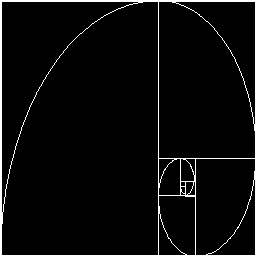
#> input picture OriginalCode/test.jpg, 256 x 256 px
$ python -i FeatureAnalysis.py   (imports and definitions only)   (older library calls are emulated)
#> lines starting #> are read from the running program, lines starting #| are printed output that depends on the picture; after the words box and inside, x2 and y2 are one past the last pixel; in counts of white or black regions, pixels touching at a corner belong together
# -*- coding: utf-8 -*-
"""
Created on Tue Mar 13 21:13:08 2018

Class for implementing the scores for the composition UI and also the display image
with all the scores

@author: Guido Salimbeni
"""
import cv2
import numpy as np
from skimage import measure
from skimage.measure import compare_ssim as ssim


class FeatureAnalysis():

    def __init__(self, imagepath):
#> called with imagepath = 'test.jpg'
        self.image = cv2.imread(imagepath)
#> self.image is the input picture: shape (256, 256, 3); min 0, max 255, mean 10.6
        self.gray = cv2.cvtColor(self.image,cv2.COLOR_BGR2GRAY)


    def displayScoresImage (self):

        # collect all the scores that are not part of the display label images

        ssimAsymmetry = self.calculateAsimmetry()
        fractalScoreFromTarget = self.fractalDimMinkowskiBoxCount()
        ratioForeVsBackground = self.areaForegroundVsbackground()

        # return the display image for the UI
        rows, cols, depth = self.image.shape
        blackboard = np.zeros(self.image.shape, dtype="uint8")
        # make solid color for the background
        blackboard[:] = (218,218,218)


        scoringListtoDisplay= []
        scoringListtoDisplay.append(ssimAsymmetry)
        scoringListtoDisplay.append(fractalScoreFromTarget)
        scoringListtoDisplay.append(ratioForeVsBackground)

        scalar = .9
        padding = 10
        switch = True
        colors = [(120,60,120), (60,120,120)]
        for score in scoringListtoDisplay:
            if switch:
                blackboard[padding:padding+10, 10:int(score*scalar*rows)] = colors[0]
                padding += padding
            else:
                blackboard[padding:padding+10, 10:int(score*scalar*rows)] = colors[1]
                padding += padding
            switch = not switch
        #scores = np.array([[10, int(- 10 + rows -(percentageWarm * rows * .6))], [20, int(- 10 + rows - (percentageCold * rows * .6))]])
        #cv2.polylines(blackboard, np.int32([scores]), 1, (255,0,255))
        cv2.putText(blackboard, "Asym , fract, ratioFore", (100, 10), cv2.FONT_HERSHEY_SIMPLEX, 0.3, (50, 50, 50), 1)
        # send to UI json writing (as a return)

        return blackboard, ssimAsymmetry, fractalScoreFromTarget, ratioForeVsBackground

    def areaForegroundVsbackground (self):

        imageGray = self.gray.copy()
        meanGray = np.mean(imageGray)
        # blur to increase extraction
        imageBlurred = cv2.GaussianBlur(imageGray, (3,3), 0)

        ret, threshImageBinary = cv2.threshold(imageBlurred, meanGray, 255, cv2.THRESH_BINARY)

        # count the number of pixel greater than 1 so in the area foreground
        totalPixelInForeground = (threshImageBinary > 1).sum()

        ratioForeVsBackground = totalPixelInForeground / threshImageBinary.size

        return ratioForeVsBackground

    def calculateAsimmetry(self, image = None):
        # calculate the the hist correlation of flipped image
        # if image is not provided uses self.image
        if image is None:
            image = self.image

        imageCopy = image.copy()
        imageFlipLfRt = cv2.flip(imageCopy, 1)
        imageFlipLf = imageFlipLfRt.copy()
        #imageFlipLfHalfRows = int(imageFlipLf.shape[0] /2)
        imageFlipLfHalfCols = int(imageFlipLf.shape [1] / 2)
#> imageFlipLfHalfCols = 128
        imageHalfCols = int(imageCopy.shape [1] / 2)
#> imageHalfCols = 128

        imageFlipLf [:,0 : imageFlipLfHalfCols ] = 0
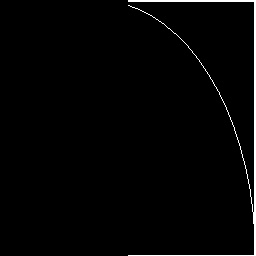
#> imageFlipLf: shape (256, 256, 3); min 0, max 255, mean 4.4
        imageCopy [:, 0 : imageHalfCols] = 0
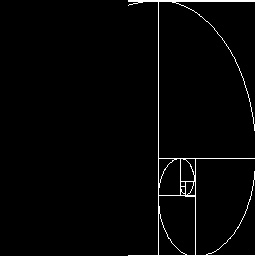
#> imageCopy: shape (256, 256, 3); 3.58% of pixels changed, all inside (x1, y1, x2, y2) = (0, 0, 128, 256)

        imageFlipLf = imageFlipLf [0 : image.shape[0], imageFlipLfHalfCols : image.shape[1]]
#> imageFlipLf: shape (256, 128, 3)
        imageCopy = imageCopy [0 : image.shape[0], imageHalfCols : image.shape[1]]
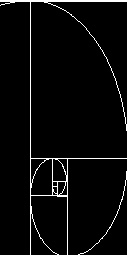
#> imageCopy: shape (256, 128, 3); min 0, max 255, mean 12.4

        similaritySSIM = self.compare_images (imageFlipLf, imageCopy)
#> in compare_images, `s = ssim(imageA,imageB, win_size=None, gradient=False, data_range=None..`: s = 0.728
#> similaritySSIM = 0.728

        ssimAsymmetry = 1 - similaritySSIM
#> ssimAsymmetry = 0.272

        return ssimAsymmetry

    def compare_images(self, imageA, imageB):

        s = ssim(imageA,imageB, win_size=None, gradient=False, data_range=None,
                 multichannel = True, gaussian_weights=False, full=False, dynamic_range = None)

        return s


    def calculateWarmOrCold(self):

        imageHSV = cv2.cvtColor(self.image, cv2.COLOR_BGR2HSV)
        #calculate the percentage, assuming warm from 150 to 0 and 0 to 30
        # and cold from 31 to 149
        warm = 0
        cold = 0
        rows, cols, depth = imageHSV.shape
        for row in range (0, rows):
            for col in range( 0, cols):
                pixel = imageHSV[row, col, 0]
                if pixel < 30:
                    warm += 1
                elif pixel > 150:
                    warm += 1
                else:
                    cold += 1
        percentageWarm = warm / self.image[:,:,0].size
        percentageCold = cold / self.image[:,:,0].size

        return percentageWarm, percentageCold

    def fractalDimMinkowskiBoxCount(self, target = 1.5):

#> called with target = 1.5
        Z = cv2.cvtColor(self.image, cv2.COLOR_BGR2GRAY)

        # calculate the threshold on the mean
        mean, standardDeviation = cv2.meanStdDev(Z)
#> mean = [10.62]; standardDeviation = [50.72]
        threshold = mean[0][0]
#> threshold = 10.62

        # Only for 2d image
        assert(len(Z.shape) == 2)

        # From https://github.com/rougier/numpy-100 (#87)
        def boxcount(Z, k):
            S = np.add.reduceat(
                np.add.reduceat(Z, np.arange(0, Z.shape[0], k), axis=0),
                                   np.arange(0, Z.shape[1], k), axis=1)

            # We count non-empty (0) and non-full boxes (k*k)
            return len(np.where((S > 0) & (S < k*k))[0])

        # Transform Z into a binary array
        Z = (Z < threshold)
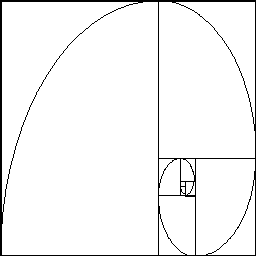
#> Z: shape (256, 256) bool; 95.9% white; 1 black region, box (x1, y1, x2, y2) and area: (0, 0, 256, 256) 2712

        # Minimal dimension of image
        p = min(Z.shape)
#> p = 256

        # Greatest power of 2 less than or equal to p
        n = 2**np.floor(np.log(p)/np.log(2))
#> n = 256

        # Extract the exponent
        n = int(np.log(n)/np.log(2))
#> n = 8

        # Build successive box sizes (from 2**n down to 2**1)
        sizes = 2**np.arange(n, 1, -1)
#> sizes = [256, 128, 64, 32, 16, 8, 4]

        # Actual box counting with decreasing size
        counts = []
        for size in sizes:
            counts.append(boxcount(Z, size))
#> this loop made 7 passes
#> S in boxcount on passes 1 to 2: [62824], [[15734, 15718], [15906, 15466]]
#> after the loop, counts = [1, 4, 14, 45, 113, 259, 545]

        # Fit the successive log(sizes) with log (counts)
        coeffs = np.polyfit(np.log(sizes), np.log(counts), 1)
#> coeffs = [-1.51, 8.73]
        # print ("this is the fractal {}".format(-coeffs[0]))
        fractal = -coeffs[0]
#> fractal = 1.51

        distFromTarget = abs(target - fractal)
#> distFromTarget = 0.0113
        # avoiding nan results
        if str(distFromTarget) == 'nan':
            distFromTarget = 1

        fractalScoreFromTarget = 1 - distFromTarget
#> fractalScoreFromTarget = 0.989

        return fractalScoreFromTarget


>>> result = FeatureAnalysis('test.jpg').displayScoresImage()
#> in areaForegroundVsbackground, `meanGray = np.mean(imageGray)`: meanGray = 10.62
#> in areaForegroundVsbackground, `ret, threshImageBinary = cv2.threshold(imageBlurred, meanGray, 255, cv..`:
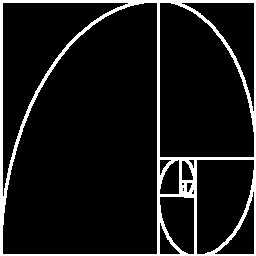
#> threshImageBinary: shape (256, 256); 9.6% white; 1 white region, box (x1, y1, x2, y2) and area: (0, 0, 256, 256) 6319
#> in areaForegroundVsbackground, `ret, threshImageBinary = cv2.threshold(imageBlurred, meanGray, 255, cv..`: ret = 10
#> in areaForegroundVsbackground, `totalPixelInForeground = (threshImageBinary > 1).sum()`: totalPixelInForeground = 6319
#> in areaForegroundVsbackground, `ratioForeVsBackground = totalPixelInForeground / threshImageBinary.size`: ratioForeVsBackground = 0.0964
#> the loop in displayScoresImage, `for score in scoringListtoDisplay:` made 3 passes
#> (score, padding, switch) on passes 1 to 3: (0.272, 20, False), (0.989, 40, True), (0.0964, 80, False)
#> after the loop in displayScoresImage, `for score in scoringListtoDisplay:`:
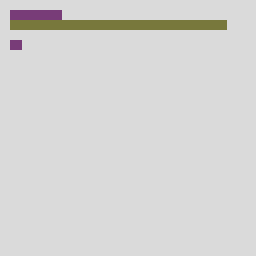
#> blackboard: shape (256, 256, 3); mean of channels 0, 1, 2 211.8, 213.2, 213.8; drawn as B, G, R
#> after the loop in displayScoresImage, `for score in scoringListtoDisplay:`: padding = 80
#> in displayScoresImage, `cv2.putText(blackboard, "Asym , fract, ratioFore", (100, 10), cv2.FONT..`:
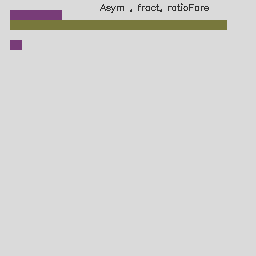
#> blackboard: shape (256, 256, 3); 0.34% of pixels changed, all inside (x1, y1, x2, y2) = (100, 3, 209, 13); drawn as B, G, R
